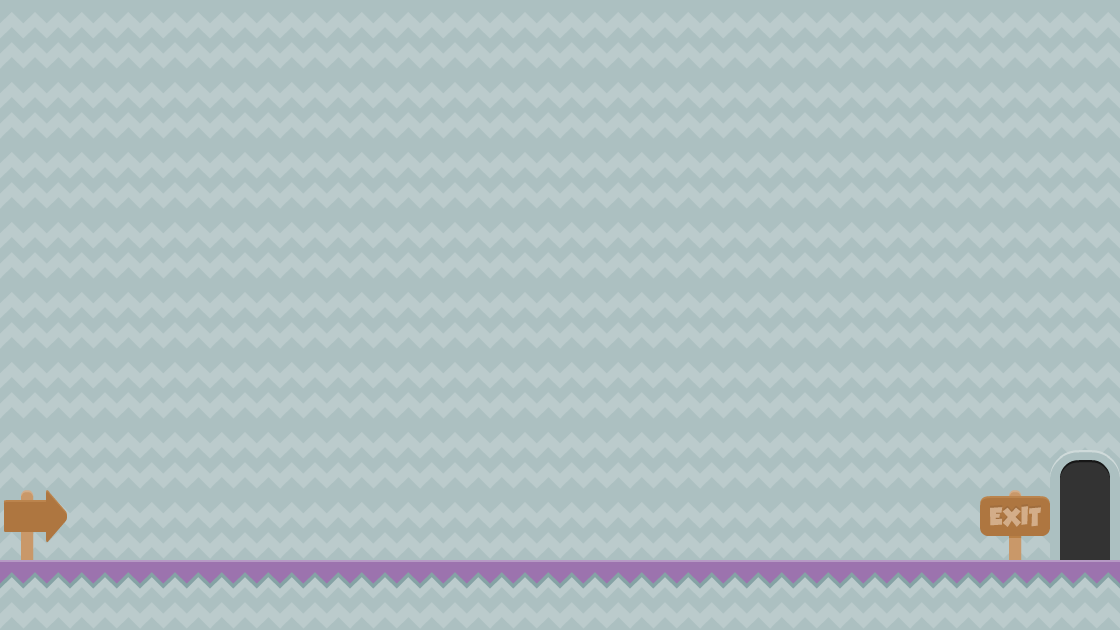

Tiled map render using the project's own tile images. Description and the map definition, with tile-layer contents summarised, below:
An orthogonal 16x9 tile map with 70x70 px tiles, 3 tile layers (backgrund2, backgrund1, collision), 2 tilesets.

<map version="1.0" orientation="orthogonal" renderorder="right-down" width="16" height="9" tilewidth="70" tileheight="70" backgroundcolor="#000000">
 <tileset firstgid="1" name="background-tiles" tilewidth="70" tileheight="70">
  <image source="../img/background-tiles.png" width="910" height="910" />
 </tileset>
 <tileset firstgid="170" name="meta-tiles" tilewidth="70" tileheight="70">
  <image source="../img/meta-tiles.png" width="350" height="70" />
  <tile id="4">
   <properties>
    <property name="type" value="solid" />
   </properties>
  </tile>
 </tileset>
 <layer name="backgrund2" width="16" height="9">
  <data>[144 cells, 128 non-empty, 1 distinct tile ids]</data>
 </layer>
 <layer name="backgrund1" width="16" height="9">
  <data>[144 cells, 20 non-empty, 5 distinct tile ids]</data>
 </layer>
 <layer name="collision" width="16" height="9" opacity="0">
  <properties>
   <property name="type" value="solid" />
  </properties>
  <data>[144 cells, 136 non-empty, 2 distinct tile ids]</data>
 </layer>
</map>
